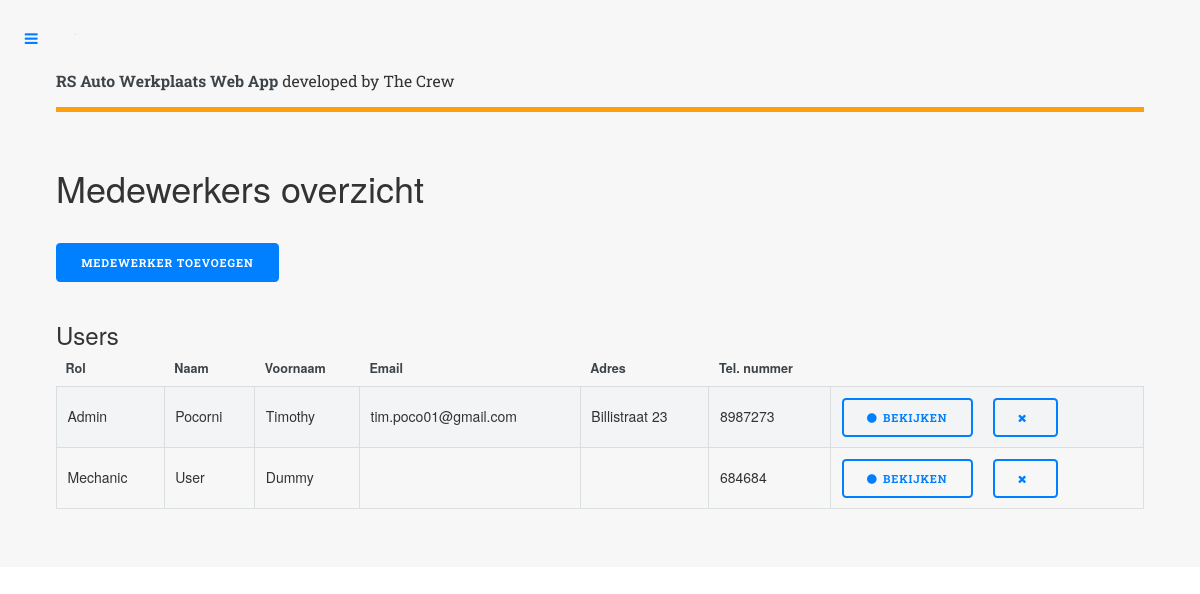
Page /overview_users.php on the committed database.
### tables this page shows
CREATE TABLE `users` (
  `id` int(11) NOT NULL AUTO_INCREMENT,
  `user_role_id` int(11) NOT NULL,
  `firstname` varchar(255) NOT NULL,
  `lastname` varchar(255) NOT NULL,
  `address` varchar(255) NOT NULL,
  `email` varchar(255) NOT NULL,
  `phone` varchar(255) NOT NULL,
  `image` varchar(255) NOT NULL DEFAULT '0',
  `password` varchar(255) NOT NULL,
  `created_at` timestamp NOT NULL DEFAULT CURRENT_TIMESTAMP,
  PRIMARY KEY (`id`)
);

CREATE TABLE `user_roles` (
  `id` int(11) NOT NULL AUTO_INCREMENT,
  `level` int(11) NOT NULL DEFAULT '3',
  `role` varchar(45) NOT NULL,
  `created_at` timestamp NOT NULL DEFAULT CURRENT_TIMESTAMP,
  PRIMARY KEY (`id`)
);

### overview_users.php (the view, shortened to what this page needs)
<?php
	require 'includes/head.php';
	require 'backend/db.php';
?>
<div id="wrapper">
		<div id="main">
			<div class="inner">
				<?php
					require 'includes/header.php';
				?>
					<section>
						<header class="main">
							<h1>Medewerkers overzicht</h1>
						</header>
						<a href="add_user.php" class="button special">Medewerker toevoegen</a>
							<br><br>
						<div class="row 200%">
							<div class="12u 12u$(medium)">
								<h3>Users</h3>
								<div class="table-wrapper">
									<table class="alt">
										<thead>
											<tr>
												<th>Rol</th>
												<th>Naam</th>
												<th>Voornaam</th>
												<th>Email</th>
												<th>Adres</th>
												<th>Tel. nummer</th>
												<th></th>
											</tr>
										</thead>
										<tbody>
											<?php
												$sql = "SELECT users.*, user_roles.role FROM users INNER JOIN user_roles ON users.user_role_id = user_roles.id WHERE users.user_role_id > 0";
												$query = $conn->query($sql);
												while ($result = $query->fetch_assoc()) {
													$role = ucfirst($result['role']);
													$id = $result['id'];
													$firstname = $result['firstname'];
													$lastname = $result['lastname'];
													$email = $result['email'];
													$address = $result['address'];
													$phone = $result['phone'];
											?>
											<tr>
												<td><?php echo $role; ?></td>
												<td><?php echo $lastname; ?></td>
												<td><?php echo $firstname; ?></td>
												<td><?php echo $email; ?></td>
												<td><?php echo $address; ?></td>
												<td><?php echo $phone; ?></td>
												<td><a href="view_user.php?id=<?php echo $id; ?>" class="button icon fa-circle">Bekijken</a><a style="margin-left: 20px;" onclick="remove.user('<?php echo $id; ?>', '<?php echo $firstname.' '.$lastname; ?>')" class="button icon fa-times"></a></td>
											</tr>
											<?php
												}
											?>
										</tbody>
									</table>
								</div>
							</div>
						</div>
					</section>
			</div>
		</div>
</div>
<?php
	require 'includes/foot.php';
?>

### assets/css/my_css.css (style rules this page uses)
.inner { background: #F7F7F7; }

### rows in the picture
users: user_role.role "Admin", lastname "Pocorni", firstname "Timothy", email "tim.poco01@gmail.com", address "Billistraat 23", phone "8987273"
users: user_role.role "Mechanic", lastname "User", firstname "Dummy", phone "684684"
